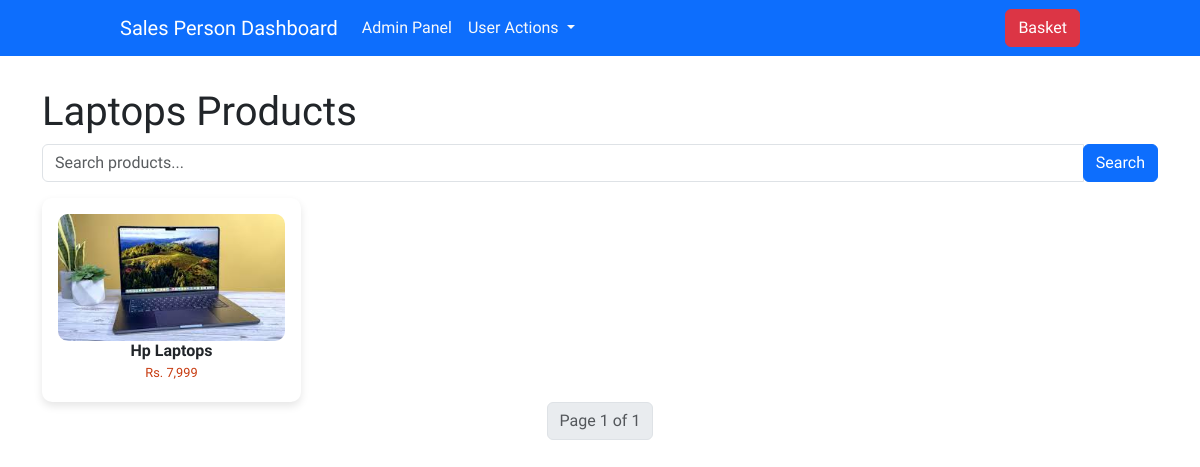
Screenshot of /category/Laptops/ (signed in) with the database file from the repository.
### products/models.py (models this page shows, shortened)
class Category(models.Model):
    name = models.CharField(max_length=50)
    category_moto = models.CharField(max_length=20)
    photo = models.ImageField(upload_to='products_category')
    date = models.DateTimeField(auto_now_add=True)
    class Meta:
        verbose_name = 'Categorie'

class Product(models.Model):
    name = models.CharField(max_length=100)
    photo = models.ImageField(upload_to='products_images')
    price = models.IntegerField()
    details = models.TextField()
    category = models.ForeignKey(Category, on_delete=models.CASCADE)
    date = models.DateTimeField(auto_now_add=True)
    inventory = models.IntegerField(default=1, validators=[MinValueValidator(0)])
    delivery_fee = models.IntegerField(default=290)
    down_payment_3_months = models.FloatField(default=30.0)
    down_payment_6_months = models.FloatField(default=20.0)
    down_payment_9_months = models.FloatField(default=15.0)
    down_payment_12_months = models.FloatField(default=10.0)
    fee_3_months = models.FloatField(default=10.0)
    fee_6_months = models.FloatField(default=15.0)
    fee_9_months = models.FloatField(default=20.0)
    fee_12_months = models.FloatField(default=30.0)

### products/views.py (the view)
# urls.py: path('category/<str:category_name>/', views.product_list_view, name='products_list'),
@login_required(login_url='account:signin')
def product_list_view(request, category_name):
    category = get_object_or_404(Category, name=category_name)
    query = request.GET.get('search', '')
    clean_query = query.strip()
    if clean_query:
        products = Product.objects.filter(category=category).filter(Q(name__icontains=clean_query)).order_by('name')
    else:
        products = Product.objects.filter(category=category).order_by('name')
    paginator = Paginator(products, 20)
    page_number = request.GET.get('page')
    page_obj = paginator.get_page(page_number)
    return render(request, 'products/category_products.html', {
        'products': page_obj,
        'category': category,
        'search_query': clean_query,
    })

### products/templates/products/category_products.html (shortened to what this page needs)
{% extends 'base.html' %}
{% load static %}
{% load humanize %}
{% block content %}
<div class="container">
    <section class="main-section">
        <h1>{{ category.name }} Products</h1>
        <form method="get" action="{% url 'products:products_list' category.name %}" class="form-inline mb-3">
            <div class="input-group">
                <input type="text" name="search" class="form-control" placeholder="Search products..." value="{{ search_query }}">
                <div class="input-group-append">
                    <button class="btn btn-primary" type="submit">Search</button>
                </div>
            </div>
        </form>
        {% if not products %}
            <h2>No products available</h2>
            <div class="text-center">
                <a href="{% url 'products:category_list' %}" class="btn btn-primary">Go to Products</a>
            </div>
        {% else %}
            <main>
                {% for product in products %}
                    <div class="products-card">
                        <a href="{% url 'products:product_detail' product.id %}" class="product-link">
                          <img class="image-product" src="{{ product.photo.url }}" alt="{{ product.name }}">
                        </a>
                        <h2 class="product-name">{{ product.name }}</h2>
                        <h3 class="price">Rs. {{ product.price | intcomma:False }}</h3>
                    </div>
                {% endfor %}
            </main>
            <nav aria-label="Page navigation">
                <ul class="pagination justify-content-center">
                    <li class="page-item disabled">
                        <span class="page-link">Page {{ products.number }} of {{ products.paginator.num_pages }}</span>
                    </li>
                </ul>
            </nav>
        {% endif %}
    </section>
</div>
{% endblock content %}

### static/CSS/style.css (style rules this page uses)
:root { --color-red: hsl(14, 86%, 42%); --color-rose-50: hsl(20, 50%, 98%); --color-rose-100: hsl(13, 31%, 94%); --color-rose-300: hsl(14, 25%, 72%); --color-rose-500: hsl(12, 20%, 44%); --color-rose-900: hsl(14, 65%, 9%); --font-body: 'Red Hat Text', sans-serif; --font-size-body: 16px; --font-weight-normal: 400; --font-weight-medium: 600; --font-weight-bold: 700; }
* { font-family: var(--font-body); box-sizing: border-box; }
body { min-height: 100vh; margin: 0; padding: 0; font-size: var(--font-size-body); background-color: var(--color-rose-50); }
.container { padding: 2rem 2rem 5rem; }
.main-section { margin: 0 auto; }
main { display: flex; flex-wrap: wrap; gap: 20px; }
.products-card { background-color: #fff; border-radius: 10px; box-shadow: 0 4px 8px rgba(0, 0, 0, 0.1); padding: 16px; flex: 1 1 calc(25% - 20px); max-width: calc(25% - 20px); text-align: center; transition: transform 0.3s; }
.products-card img { max-width: 100%; height: auto; border-radius: 10px; }
.product-name { margin: 0; font-size: 1em; font-weight: var(--font-weight-bold); }
.price { margin: 5px 0; font-size: 0.8em; color: var(--color-red); }
@media (min-width: 1025px) { .products-card { flex: 1 1 calc(25% - 20px); max-width: calc(25% - 20px); } }

### rows the page displays
Category: name "Laptops"
Product: photo (picture), name "Hp Laptops", price "7,999"

### other values shown
{{ products.number }} "1"
{{ products.paginator.num_pages }} "1"
